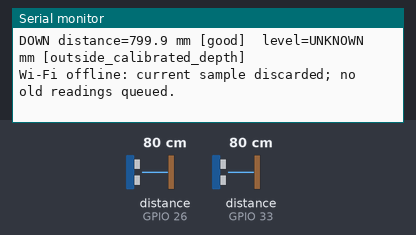
This sketch was run on a simulated ESP32. Shown: the last lines printed to the serial monitor. Wiring (inferred from the names in the program): 2 × ultrasonic range finder: trigger GPIO 25, echo GPIO 26 / trigger GPIO 27, echo GPIO 33. Inputs (shaded band) come from the test bench; at power-on: distance to the obstacle (sensors on GPIO 26, GPIO 33) 80 cm. The echo pulse lasts 58.3 µs per cm; WiFi joins after 1.5 s; servers stay silent unless stated; uploads are accepted with an empty reply; random numbers use the default seed unless the sketch sets one.

Above: at 2.2 s.
2.3 s: distance to the obstacle (sensor on GPIO 26) set to 2 cm
At 3.6 s:
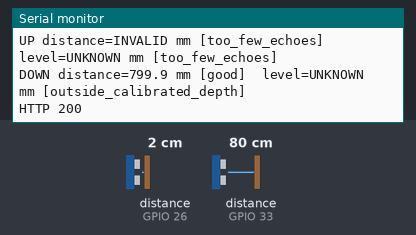
4.4 s: distance to the obstacle (sensor on GPIO 33) set to 2 cm
At 4.89 s:
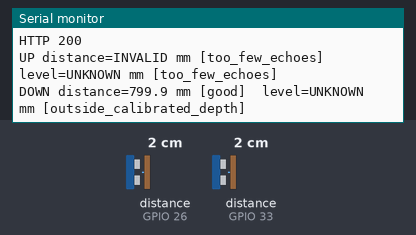
7.4 s: distance to the obstacle (sensor on GPIO 26) set to 18 cm
At 7.88 s:
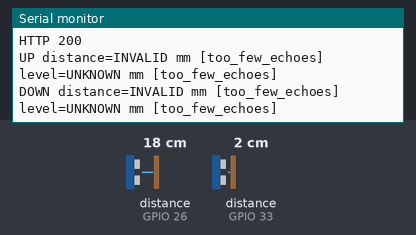
8.9 s: distance to the obstacle (sensor on GPIO 33) set to 18 cm
At 9.6 s:
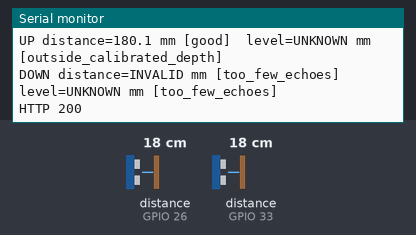
10.4 s: distance to the obstacle (sensor on GPIO 26) set to 35 cm
At 11.6 s:
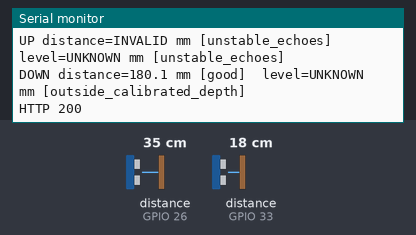
12.2 s: distance to the obstacle (sensor on GPIO 33) set to 35 cm
At 12.89 s:
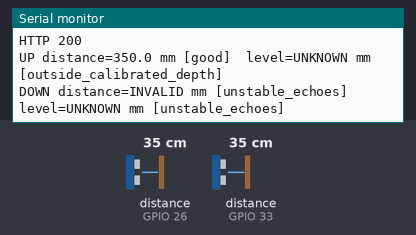
Timing chart, 0 to 15.2 s (numbered marks = the images above; inputs shaded):
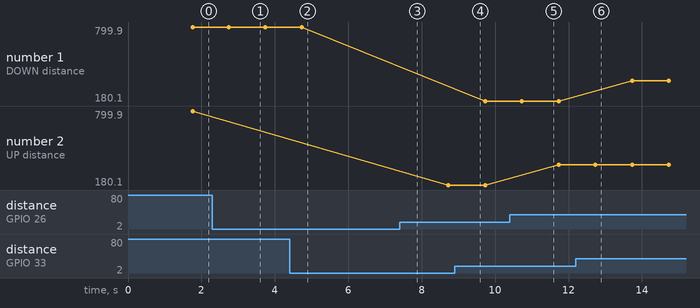

The sketch:

stormready_esp32.ino
```cpp
// Open THIS FILE in Arduino IDE, retaining its two .h files.
// Hardware: classic ESP32-WROOM dev board + two standard 5 V HC-SR04 sensors.

#include <Arduino.h>
#include <WiFi.h>
#include <HTTPClient.h>
#include <esp_system.h>
#include <esp_timer.h>
#include "settings.h"
#include "measurement.h"

using stormready::Distance;
using stormready::Level;

char bootId[40];
uint64_t sequenceNumber = 0;
uint64_t lastWifiAttemptMs = 0;

uint64_t monotonicMs() {
  return static_cast<uint64_t>(esp_timer_get_time()) / 1000ULL;
}

float readOneDistance(int trigPin, int echoPin) {
  // A clone whose Echo is stuck high must not become a plausible distance.
  if (digitalRead(echoPin) == HIGH) {
    delay(70);
    return NAN;
  }
  digitalWrite(trigPin, LOW);
  delayMicroseconds(3);
  digitalWrite(trigPin, HIGH);
  delayMicroseconds(12);
  digitalWrite(trigPin, LOW);
  const unsigned long duration = pulseIn(echoPin, HIGH, 25000UL);
  // Only one transducer is triggered at a time; at least 70 ms of quiet follows.
  delay(70);
  return duration == 0 ? NAN : static_cast<float>(duration) * 0.343f / 2.0f;
}

void printSensor(const char* label, const Distance& distance, const Level& level) {
  Serial.print(label);
  Serial.print(" distance=");
  if (distance.valid) Serial.print(distance.mm, 1);
  else Serial.print("INVALID");
  Serial.print(" mm ["); Serial.print(distance.reason); Serial.print("]  level=");
  if (level.valid) Serial.print(level.mm, 1);
  else Serial.print("UNKNOWN");
  Serial.print(" mm ["); Serial.print(level.reason); Serial.println("]");
}

String jsonLevel(const Level& level) {
  return level.valid ? String(level.mm, 1) : String("null");
}

String makePacket(const Level& upstream, const Level& downstream,
                  uint64_t sampleStartMs) {
  const uint64_t now = monotonicMs();
  char counters[240];
  snprintf(counters, sizeof(counters),
      "\",\"sequence\":%llu,\"uptime_ms\":%llu,\"sample_age_ms\":%llu,",
      static_cast<unsigned long long>(sequenceNumber),
      static_cast<unsigned long long>(now),
      static_cast<unsigned long long>(now - sampleStartMs));
  String body;
  body.reserve(550);
  body = "{\"schema_version\":1,\"device_id\":\"";
  body += DEVICE_ID;
  body += "\",\"boot_id\":\"";
  body += bootId;
  body += counters;
  body += "\"source\":\"esp32\",\"upstream_mm\":";
  body += jsonLevel(upstream);
  body += ",\"downstream_mm\":";
  body += jsonLevel(downstream);
  body += ",\"upstream_valid\":";
  body += upstream.valid ? "true" : "false";
  body += ",\"downstream_valid\":";
  body += downstream.valid ? "true" : "false";
  body += "}";
  return body;
}

void sendCurrentReading(const Level& upstream, const Level& downstream,
                        uint64_t sampleStartMs) {
  if (!WIFI_ENABLED) return;
  if (WiFi.status() != WL_CONNECTED) {
    Serial.println("Wi-Fi offline: current sample discarded; no old readings queued.");
    const uint64_t now = monotonicMs();
    if (now - lastWifiAttemptMs >= 10000ULL) {
      lastWifiAttemptMs = now;
      WiFi.reconnect();
    }
    return;
  }
  WiFiClient client;
  HTTPClient http;
  http.setConnectTimeout(1000);
  http.setTimeout(1000);
  const String url = String(SERVER_BASE_URL) + "/api/readings";
  if (!http.begin(client, url)) {
    Serial.println("HTTP setup failed: check SERVER_BASE_URL.");
    return;
  }
  http.addHeader("Content-Type", "application/json");
  // Measure age immediately before transmission. Never retry an old packet.
  const String packet = makePacket(upstream, downstream, sampleStartMs);
  const int status = http.POST(packet);
  Serial.print("HTTP "); Serial.println(status);
  if (status > 0 && status != 200 && status != 201) Serial.println(http.getString());
  http.end();
}

void setup() {
  Serial.begin(115200);
  delay(1000);
  pinMode(UPSTREAM_TRIG, OUTPUT);
  pinMode(UPSTREAM_ECHO, INPUT);
  digitalWrite(UPSTREAM_TRIG, LOW);
  if (SENSOR_COUNT == 2) {
    pinMode(DOWNSTREAM_TRIG, OUTPUT);
    pinMode(DOWNSTREAM_ECHO, INPUT);
    digitalWrite(DOWNSTREAM_TRIG, LOW);
  }
  snprintf(bootId, sizeof(bootId), "esp32-%08lx-%08lx-%08lx",
      static_cast<unsigned long>(esp_random()),
      static_cast<unsigned long>(esp_random()),
      static_cast<unsigned long>(esp_random()));
  Serial.println("StormReady: real sensor test. Units: millimetres.");
  Serial.println("HC-SR04 ECHO divider: 2x1k upper, 3x1k lower in series to GND.");
  if (WIFI_ENABLED) {
    WiFi.mode(WIFI_STA);
    WiFi.setAutoReconnect(true);
    WiFi.begin(WIFI_SSID, WIFI_PASSWORD);
    lastWifiAttemptMs = monotonicMs();
    Serial.println("Connecting to Wi-Fi; serial measurement continues meanwhile.");
  } else {
    Serial.println("Wi-Fi OFF: Serial Monitor test only.");
  }
}

void loop() {
  const uint64_t started = monotonicMs();
  float a[stormready::BURST_SIZE];
  float b[stormready::BURST_SIZE];
  for (std::size_t i = 0; i < stormready::BURST_SIZE; ++i) {
    a[i] = readOneDistance(UPSTREAM_TRIG, UPSTREAM_ECHO);
    b[i] = SENSOR_COUNT == 2
        ? readOneDistance(DOWNSTREAM_TRIG, DOWNSTREAM_ECHO) : NAN;
  }
  const Distance distanceA = stormready::filterBurst(a, stormready::BURST_SIZE);
  const Distance distanceB = stormready::filterBurst(b, stormready::BURST_SIZE);
  const Level levelA = stormready::waterLevel(distanceA,
      UPSTREAM_SENSOR_TO_FLOOR_MM, UPSTREAM_USABLE_DEPTH_MM);
  const Level levelB = stormready::waterLevel(distanceB,
      DOWNSTREAM_SENSOR_TO_FLOOR_MM, DOWNSTREAM_USABLE_DEPTH_MM);
  printSensor("UP", distanceA, levelA);
  if (SENSOR_COUNT == 2) printSensor("DOWN", distanceB, levelB);
  sendCurrentReading(levelA, levelB, started);
  ++sequenceNumber;
  const uint64_t elapsed = monotonicMs() - started;
  if (elapsed < 1000ULL) delay(static_cast<unsigned long>(1000ULL - elapsed));
}
```

measurement.h
```cpp
#pragma once
#include <cmath>
#include <cstddef>

namespace stormready {
constexpr float MIN_DISTANCE_MM = 100.0f;
constexpr float MAX_DISTANCE_MM = 1500.0f;
constexpr float MAX_BURST_SPREAD_MM = 15.0f;
constexpr float FLOOR_TOLERANCE_MM = 5.0f;
constexpr std::size_t BURST_SIZE = 5;

struct Distance {
  bool valid;
  float mm;
  const char* reason;
};

struct Level {
  bool valid;
  float mm;
  const char* reason;
};

// Each invocation uses only the current burst. It never reuses an old reading.
inline Distance filterBurst(const float* samples, std::size_t count) {
  float sorted[BURST_SIZE];
  std::size_t used = 0;
  for (std::size_t i = 0; i < count && i < BURST_SIZE; ++i) {
    const float value = samples[i];
    if (std::isfinite(value) && value >= MIN_DISTANCE_MM &&
        value <= MAX_DISTANCE_MM) {
      std::size_t j = used;
      while (j > 0 && sorted[j - 1] > value) {
        sorted[j] = sorted[j - 1];
        --j;
      }
      sorted[j] = value;
      ++used;
    }
  }
  if (used < 3) return {false, 0.0f, "too_few_echoes"};
  if (sorted[used - 1] - sorted[0] > MAX_BURST_SPREAD_MM)
    return {false, 0.0f, "unstable_echoes"};
  const float median = used % 2 == 1 ? sorted[used / 2]
      : (sorted[used / 2 - 1] + sorted[used / 2]) / 2.0f;
  return {true, median, "good"};
}

inline Level waterLevel(const Distance& distance, float floorDistance,
                        float maximumDepth) {
  if (!std::isfinite(floorDistance) || !std::isfinite(maximumDepth) ||
      floorDistance <= 0.0f || maximumDepth <= 0.0f)
    return {false, 0.0f, "not_calibrated"};
  if (floorDistance > MAX_DISTANCE_MM ||
      floorDistance - maximumDepth < MIN_DISTANCE_MM)
    return {false, 0.0f, "mount_too_low_or_bad_calibration"};
  if (!distance.valid) return {false, 0.0f, distance.reason};
  const float level = floorDistance - distance.mm;
  if (!std::isfinite(level) || level < -FLOOR_TOLERANCE_MM ||
      level > maximumDepth)
    return {false, 0.0f, "outside_calibrated_depth"};
  // Only a small negative empty-floor measurement is clamped to zero.
  return {true, level < 0.0f ? 0.0f : level, "good"};
}
}  // namespace stormready
```

settings.h
```cpp
#pragma once

// Standard HC-SR04: 5 V power and ONE VOLTAGE DIVIDER ON EACH ECHO.
// Echo -> 1 kohm -> 1 kohm -> junction -> ESP32 input.
// Junction -> 1 kohm -> 1 kohm -> 1 kohm -> GND (all in SERIES).
// Five 1 kohm resistors per sensor; ten for both sensors.

constexpr int UPSTREAM_TRIG = 25;
constexpr int UPSTREAM_ECHO = 26;
constexpr int DOWNSTREAM_TRIG = 27;
constexpr int DOWNSTREAM_ECHO = 33;

// Start with sensor A only. Change to 2 after sensor A passes the dry test.
constexpr int SENSOR_COUNT = 2;

// Leave these at zero for the dry distance test. Calibrate each mounted sensor
// separately before trying to display water depth. See START_HERE_MACOS.md.
constexpr float UPSTREAM_SENSOR_TO_FLOOR_MM = 296.2f;
constexpr float DOWNSTREAM_SENSOR_TO_FLOOR_MM = 296.2f;
// Maximum safe water depth measured from the same floor (leave freeboard).
constexpr float UPSTREAM_USABLE_DEPTH_MM = 75.0f;
constexpr float DOWNSTREAM_USABLE_DEPTH_MM = 80.0f;

// Wi-Fi is optional and OFF during the hardware/calibration tests.
constexpr bool WIFI_ENABLED = true;
const char WIFI_SSID[] = "YOUR_WIFI_NAME";
const char WIFI_PASSWORD[] = "YOUR_WIFI_PASSWORD";
// Use your Mac's LOCAL NETWORK IPv4 address, never 127.0.0.1 or 0.0.0.0 here.
const char SERVER_BASE_URL[] = "http://YOUR_COMPUTER_IP:5050";
const char DEVICE_ID[] = "stormready-esp32-01";

static_assert(SENSOR_COUNT == 1 || SENSOR_COUNT == 2,
              "SENSOR_COUNT must be 1 or 2");
```

Measured:
- after the input at 2.3 s, the serial monitor: prints a new line after 0.45 s (image 1)
- after the input at 10.4 s, the serial monitor: prints a new line after 0.33 s (image 5)
- after the input at 12.2 s, the serial monitor: prints a new line after 0.53 s (image 6)
- plotted number 2: 799.9 → 180.1 after the input at 7.4 s, 180.1 → 350 after the input at 10.4 s
